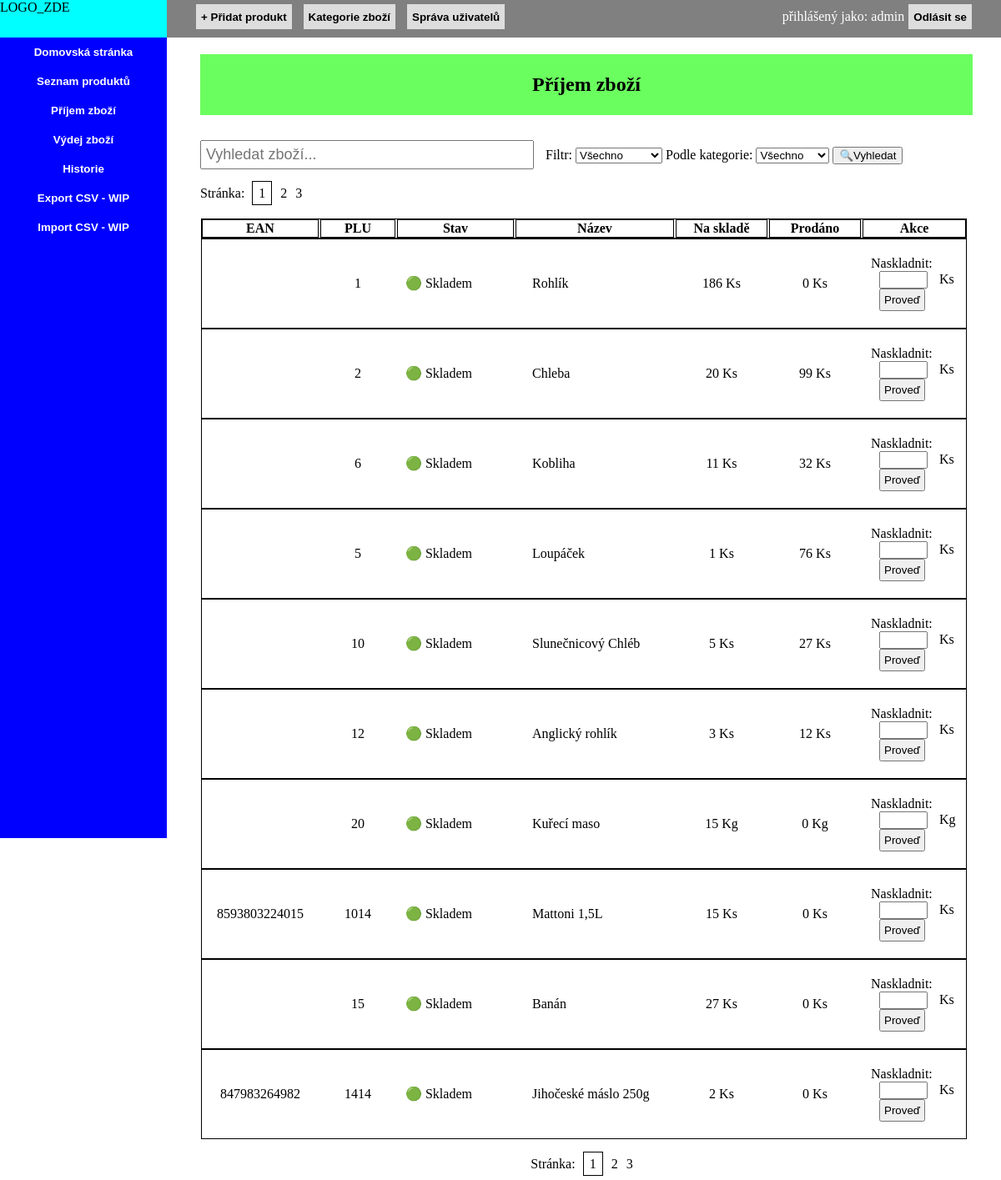
The app's page /prijem.php (signed in) with its own data.
### tables this page shows
CREATE TABLE `produkty` (
  `Název` varchar(64) NOT NULL,
  `Kategorie` varchar(32) NOT NULL,
  `EAN` bigint(128) DEFAULT NULL,
  `PLU` int(32) DEFAULT NULL,
  `Cena` decimal(10,2) NOT NULL,
  `Cena s DPH` decimal(10,2) NOT NULL,
  `DPH` float(10,0) NOT NULL,
  `Množství` float(10,0) NOT NULL,
  `Jednotka` varchar(4) NOT NULL,
  `Prodáno` int(11) NOT NULL DEFAULT 0,
  `ID` int(11) NOT NULL,
  `Pridal` varchar(32) NOT NULL,
  `Poznámka` varchar(255) NOT NULL,
  `Vytvořeno` datetime NOT NULL DEFAULT current_timestamp()
);

### prijem.php (the view, shortened to what this page needs)
<?php
include("header.php");
include("database.php");
?>
        <section class="mainpage">
            <div class="prijem"><h1>Příjem zboží</h1></div>
            <div class="top">
               <div>
                    <form method="get" action="prijem.php">
                        <input name="search" type="search" placeholder="Vyhledat zboží..." class="vyhledavac" <?php echo "value='".$_SESSION["search"]."'" ?>>
                        <label for="filtr">Filtr:</label>
                        <select id="filtr" name="filtr" class="filtr">
                            <option value="Všechno" <?php if($_SESSION["filtr"]=="Všechno") echo " selected"?>>Všechno</option>
                        </select>
                        <label for="kate">Podle kategorie: </label>
                        <select name="kategorie">
                            <option>Všechno</option>
                        </select>
                        <button class="vyhledej" type="submit">🔍Vyhledat</button>
                    </form>
                </div>
                <div class='pagination'>
                    Stránka:
                        <?php
                        $sql="SELECT * FROM produkty WHERE 1 ";
                        $result=mysqli_query($conn,$sql);
                        $pocet=ceil(mysqli_num_rows($result)/10);
                        $i=$_SESSION["page"];
                        $a=1;
                        while($a<=$pocet)
                        {
                            echo"<a href=".$_SESSION["action"].".php?page=".$a;
                            if($a==$i)
                                {echo" class='page'";}
                            echo">".$a."</a>";
                            $a++;
                            }
                        ?>
            </div>
            </div>
            <table class="akce">
                <tr>
                    <th>EAN</th>
                    <th>PLU</th>
                    <th>Stav</th>
                    <th>Název</th>
                    <th>Na skladě</th>
                    <th>Prodáno</th>
                    <th>Akce</th>
                </tr>
            <?php
            $page=$_SESSION["page"];
            $off=($page-1)*10;
            $sql="SELECT * FROM produkty WHERE 1 ";
            $sql=$sql." LIMIT 10 OFFSET $off";
            $result=mysqli_query($conn,$sql);
            if(mysqli_num_rows($result)> 0)
            {
                while($row=mysqli_fetch_assoc($result))
                    {
                        echo"
                        <tr class='row'>";
                        if($row["EAN"]==0)
                            echo"<td class='ean'></td>";
                        else
                        echo "<td class='ean'>".$row["EAN"]."</td>";
                        if($row["PLU"]==0)
                            echo"<td class='plu'></td>";
                        else
                        echo"<td class='plu'>".$row["PLU"]."</td>";
                        if($row["Množství"]>0)
                            echo"<td class='stav'>🟢 Skladem</td>";
                        else
                            echo"<td class='stav'>🔴 Není skladem</td>";
                        echo"
                        <td class='nazev2'><a href='produkt.php?id=".$row["ID"]."'>".$row["Název"]."</a></td>
                        <td class='mnozstvi'>".$row["Množství"]." ";
                        if($row["Jednotka"]=="Kus")
                            echo"Ks";
                        else
                            echo $row["Jednotka"]."</td>";
                        echo
                        "<td class='prodano'>".$row["Prodáno"]." ";
                        if($row["Jednotka"]=="Kus")
                            echo"Ks"."</td>";
                        else
                            echo $row["Jednotka"]."</td>";
                        echo"
                        <td>
                            <form method='post' action='prijem_update.php' class='prijem_update'>
                            <label>Naskladnit: </label>
                            <input type='number' class='cislo' name='product_".$row["ID"]."'>
                            ";
                            if($row["Jednotka"]=="Kus")
                                echo"Ks";
                            else
                                echo $row["Jednotka"];
                            echo"
                            <button class='nasklad' name='heslo' type='submit' value='".$row["ID"]."'>Proveď</button>
                            </form>
                        </td>
                        </tr>";
                    }
            }
            else
                echo"<div>Produkt nenalezen.</div>";
            ?>
            </table>
            <div class="footer">
                <div class='pagination'>
                    Stránka:
                        <?php
                        $sql="SELECT * FROM produkty WHERE 1 ";
                        $result=mysqli_query($conn,$sql);
                        $pocet=ceil(mysqli_num_rows($result)/10);
                        $i=$_SESSION["page"];
                        $a=1;
                        while($a<=$pocet)
                        {
                            echo"<a href=".$_SESSION["action"].".php?page=".$a;
                            if($a==$i)
                                {echo" class='page'";}
                            echo">".$a."</a>";
                            $a++;
                            }
                        ?>
            </div>
            </div>
        </section>
<?php
include("footer.php");
?>

### css.css (style rules this page uses)
body { display: grid; grid-template-columns: 200px auto; padding: 0px; margin: 0; height: 100vh; }
.mainpage { padding: 20px 40px 60px 40px; height: 115vh; }
.vyhledavac { font-size: 18px; margin-right: 10px; margin-bottom: 10px; width: 400px; padding: 5px; }
td { padding: 20px 10px; }
.cena,.dph,.mnozstvi,.prodano { width: 90px; }
.cena,.dph,.mnozstvi,.prodano,.ean,.plu { text-align: center; }
.plu { width: 70px; }
.ean { width: 120px; }
tr { outline: 1px solid black; }
th { border: 1px solid black; }
table { margin-top: 20px; }
.stav { width:120px; }
.top { display: flex; justify-content: space-between; flex-wrap: wrap; }
.pagination { margin-top: 10px; }
a { text-decoration: none; color:black; }
.akce { width: 100%; }
.prijem { width: 100%; margin-bottom: 30px; text-align: center; background-color: rgb(106, 255, 95); padding: 3px; }
.cislo { width: 50px; margin: 0px 10px; }
.nasklad { padding:4px; margin-left: 10px; }
.nazev2 { min-width: 150px; padding: 20px; }
.page { border: 1px solid black; margin: 5px; padding: 5px 7px; }
.pagination a { margin: 5px; }
.footer { padding: 10px; display:flex; justify-content: center; }

### records on screen
produkty: PLU "1", shows "🟢 Skladem", Název "Rohlík", Množství "186", Jednotka "Ks", Prodáno "0", $row["ID"] 4 (drawn)
produkty: PLU "2", shows "🟢 Skladem", Název "Chleba", Množství "20", Jednotka "Ks", Prodáno "99", $row["ID"] 6 (drawn)
produkty: PLU "6", shows "🟢 Skladem", Název "Kobliha", Množství "11", Jednotka "Ks", Prodáno "32", $row["ID"] 9 (drawn)
produkty: PLU "5", shows "🟢 Skladem", Název "Loupáček", Množství "1", Jednotka "Ks", Prodáno "76", $row["ID"] 10 (drawn)
produkty: PLU "10", shows "🟢 Skladem", Název "Slunečnicový Chléb", Množství "5", Jednotka "Ks", Prodáno "27", $row["ID"] 11 (drawn)
produkty: PLU "12", shows "🟢 Skladem", Název "Anglický rohlík", Množství "3", Jednotka "Ks", Prodáno "12", $row["ID"] 13 (drawn)
produkty: PLU "20", shows "🟢 Skladem", Název "Kuřecí maso", Množství "15", Jednotka "Kg", Prodáno "0", $row["ID"] 14 (drawn)
produkty: EAN "8593803224015", PLU "1014", shows "🟢 Skladem", Název "Mattoni 1,5L", Množství "15", Jednotka "Ks", Prodáno "0", $row["ID"] 17 (drawn)
produkty: PLU "15", shows "🟢 Skladem", Název "Banán", Množství "27", Jednotka "Ks", Prodáno "0", $row["ID"] 18 (drawn)
produkty: EAN "847983264982", PLU "1414", shows "🟢 Skladem", Název "Jihočeské máslo 250g", Množství "2", Jednotka "Ks", Prodáno "0", $row["ID"] 21 (drawn)

### other values on screen
$_SESSION['username'] "admin"
